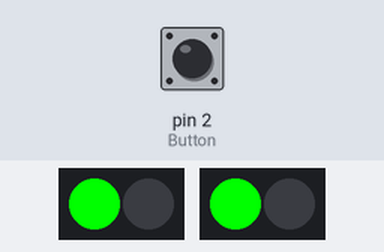
Simulated run of this sketch. Board: Arduino Uno, built with avr-gcc and run on an emulated ATmega328P. Parts: 2 × 2 RGB LEDs in strip order, left to right. The test bench sets the inputs (shaded band); at power-on: pin 2 (Button) HIGH. The strip is taken to match the declared colour order.

Above: at 1.2 s.
1.3 s: pin 2 (Button) pulled LOW for 0.15 s
At 1.37 s:
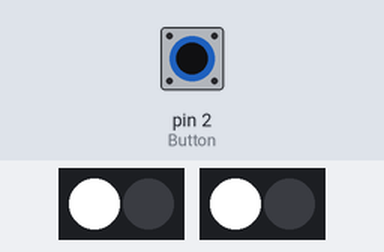
2.9 s: pin 2 (Button) pulled LOW for 3.2 s
At 6.6 s:
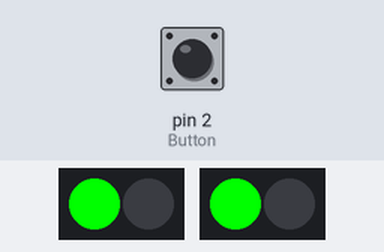
Timing chart, 0 to 8.1 s (numbered marks = the images above; inputs shaded):
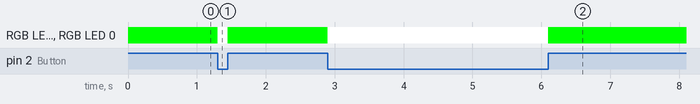

Measured:
- after the input at 1.3 s, RGB LED 0, RGB LED 0: RGB(0, 255, 0) → RGB(255, 255, 255) at once, → RGB(0, 255, 0) 0.15 s later
- after the input at 2.9 s, RGB LED 0, RGB LED 0: RGB(0, 255, 0) → RGB(255, 255, 255) at once, → RGB(0, 255, 0) 3.2 s later

The sketch:

NEOPixel_Red_To_White_Flash.ino
```cpp
#include <Adafruit_NeoPixel.h> //Imports the Adafruit NeoPixel Library to use the LEDS, the .zip can be found online or in the 'docs' folder of this repository.
#ifdef __AVR__
  #include <avr/power.h> //Power to the LEDS.
#endif

#define Button 2
#define PIN1 12 //LED 1.
#define PIN2 13 //LED 2.
#define LED_COUNT 2 //Tells the board that we will be using the 2 LEDs on the board ONLY.
Adafruit_NeoPixel pixel_1(LED_COUNT, PIN1, NEO_RGB + NEO_KHZ800); //Configures the first LED within Adafruit.
Adafruit_NeoPixel pixel_2(LED_COUNT, PIN2, NEO_RGB + NEO_KHZ800); //Configures the second LED within Adafruit.
void setup() {

#if defined (__AVR_ATtiny85__)
  if (F_CPU == 16000000) clock_prescale_set(clock_div_1);
#endif

  pinMode(2,INPUT_PULLUP); //Tells the board to treat pin 2 as a switch.
  pixel_1.begin(); //Initialises the first LED, this will blank and turn off the LED ready for the instructions in the loop() section.
  pixel_2.begin(); //Initialises the second LED, this will blank and turn off the LED ready for the instructions in the loop() section.
}

void loop() {

  if(digitalRead(Button)==LOW){
    pixel_1.setPixelColor(0, pixel_1.Color(255, 255, 255)); //White RGB Value
    pixel_2.setPixelColor(0, pixel_2.Color(255, 255, 255)); //White RGB Value
    pixel_1.show(); //Displays the colour previously defined
    pixel_2.show(); //Displays the colour previously defined
  } else if (digitalRead(Button)==HIGH){
    pixel_1.setPixelColor(0, pixel_1.Color(0, 255, 0)); //Red RGB Value
    pixel_2.setPixelColor(0, pixel_2.Color(0, 255, 0)); //Red RGB Value
    pixel_1.show(); //Displays the colour previously defined
    pixel_2.show(); //Displays the colour previously defined
  }
}
```
